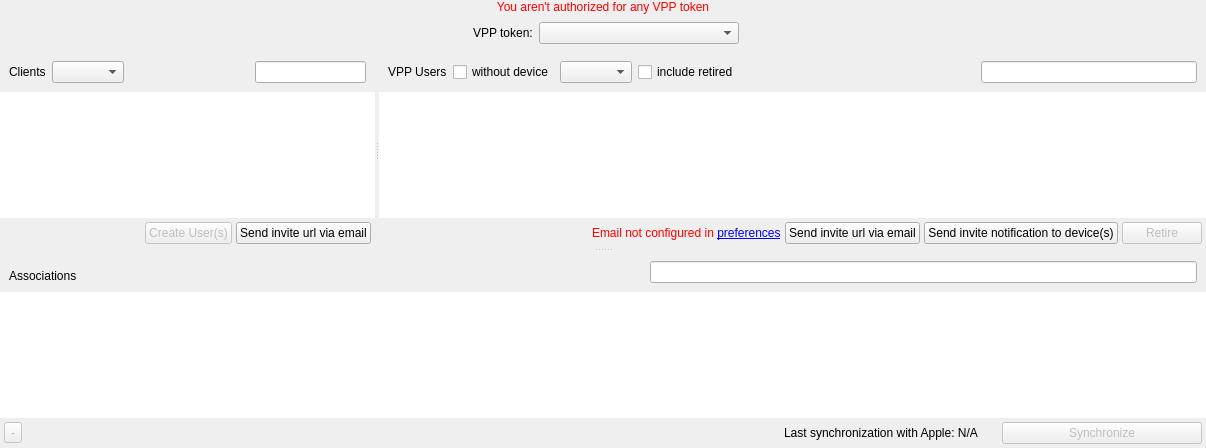
<?xml version="1.0" encoding="UTF-8"?>
<ui version="4.0">
 <class>VPPUsersAssociations</class>
 <widget class="QDialog" name="VPPUsersAssociations">
  <property name="geometry">
   <rect>
    <x>0</x>
    <y>0</y>
    <width>1206</width>
    <height>448</height>
   </rect>
  </property>
  <property name="windowTitle">
   <string>VPP User Management</string>
  </property>
  <layout class="QVBoxLayout" name="verticalLayout">
   <property name="spacing">
    <number>0</number>
   </property>
   <property name="leftMargin">
    <number>0</number>
   </property>
   <property name="topMargin">
    <number>0</number>
   </property>
   <property name="rightMargin">
    <number>0</number>
   </property>
   <property name="bottomMargin">
    <number>0</number>
   </property>
   <item>
    <widget class="QWidget" name="dialog" native="true">
     <layout class="QVBoxLayout" name="verticalLayout_2">
      <property name="spacing">
       <number>0</number>
      </property>
      <property name="leftMargin">
       <number>0</number>
      </property>
      <property name="topMargin">
       <number>0</number>
      </property>
      <property name="rightMargin">
       <number>0</number>
      </property>
      <property name="bottomMargin">
       <number>0</number>
      </property>
      <item>
       <widget class="QLabel" name="notAuthorizedLabel">
        <property name="enabled">
         <bool>false</bool>
        </property>
        <property name="styleSheet">
         <string notr="true">color: red</string>
        </property>
        <property name="text">
         <string>You aren't authorized for any VPP token</string>
        </property>
        <property name="alignment">
         <set>Qt::AlignCenter</set>
        </property>
       </widget>
      </item>
      <item>
       <widget class="QWidget" name="VPPMainWidget" native="true">
        <layout class="QFormLayout" name="formLayout">
         <property name="fieldGrowthPolicy">
          <enum>QFormLayout::FieldsStayAtSizeHint</enum>
         </property>
         <property name="formAlignment">
          <set>Qt::AlignHCenter|Qt::AlignTop</set>
         </property>
         <property name="leftMargin">
          <number>0</number>
         </property>
         <property name="topMargin">
          <number>8</number>
         </property>
         <property name="rightMargin">
          <number>0</number>
         </property>
         <property name="bottomMargin">
          <number>8</number>
         </property>
         <item row="0" column="0">
          <widget class="QLabel" name="label_2">
           <property name="text">
            <string>VPP token:</string>
           </property>
          </widget>
         </item>
         <item row="0" column="1">
          <widget class="QComboBox" name="currentVPPToken">
           <property name="minimumSize">
            <size>
             <width>200</width>
             <height>0</height>
            </size>
           </property>
          </widget>
         </item>
        </layout>
       </widget>
      </item>
      <item>
       <widget class="PrettySplitter" name="splitter_2">
        <property name="orientation">
         <enum>Qt::Vertical</enum>
        </property>
        <widget class="PrettySplitter" name="splitter">
         <property name="orientation">
          <enum>Qt::Horizontal</enum>
         </property>
         <widget class="QWidget" name="clientsWidget" native="true">
          <layout class="QVBoxLayout" name="clientsVerticalLayout">
           <property name="spacing">
            <number>0</number>
           </property>
           <property name="leftMargin">
            <number>0</number>
           </property>
           <property name="topMargin">
            <number>0</number>
           </property>
           <property name="rightMargin">
            <number>0</number>
           </property>
           <property name="bottomMargin">
            <number>0</number>
           </property>
           <item>
            <widget class="ViewSearchHeader" name="header1" native="true">
             <layout class="QHBoxLayout" name="horizontalLayout_10">
              <item>
               <widget class="QLabel" name="clientsLabel">
                <property name="text">
                 <string>Clients</string>
                </property>
                <property name="alignment">
                 <set>Qt::AlignLeading|Qt::AlignLeft|Qt::AlignVCenter</set>
                </property>
               </widget>
              </item>
              <item>
               <widget class="QComboBox" name="clientsFilterCombo"/>
              </item>
              <item>
               <spacer name="horizontalSpacer_9">
                <property name="orientation">
                 <enum>Qt::Horizontal</enum>
                </property>
                <property name="sizeHint" stdset="0">
                 <size>
                  <width>40</width>
                  <height>20</height>
                 </size>
                </property>
               </spacer>
              </item>
              <item>
               <widget class="QLabel" name="clientsCount"/>
              </item>
              <item>
               <widget class="SearchLineEdit" name="clientsSearchLineEdit"/>
              </item>
             </layout>
            </widget>
           </item>
           <item>
            <widget class="StyledTreeView" name="clientsView">
             <property name="frameShape">
              <enum>QFrame::NoFrame</enum>
             </property>
             <property name="editTriggers">
              <set>QAbstractItemView::NoEditTriggers</set>
             </property>
             <property name="dragEnabled">
              <bool>true</bool>
             </property>
             <property name="dragDropMode">
              <enum>QAbstractItemView::DragDrop</enum>
             </property>
             <property name="alternatingRowColors">
              <bool>true</bool>
             </property>
             <property name="selectionMode">
              <enum>QAbstractItemView::ExtendedSelection</enum>
             </property>
             <property name="sortingEnabled">
              <bool>true</bool>
             </property>
            </widget>
           </item>
           <item>
            <layout class="QHBoxLayout" name="horizontalLayout_16">
             <property name="spacing">
              <number>4</number>
             </property>
             <property name="leftMargin">
              <number>4</number>
             </property>
             <property name="topMargin">
              <number>4</number>
             </property>
             <property name="rightMargin">
              <number>4</number>
             </property>
             <property name="bottomMargin">
              <number>4</number>
             </property>
             <item>
              <spacer name="horizontalSpacer_15">
               <property name="orientation">
                <enum>Qt::Horizontal</enum>
               </property>
               <property name="sizeHint" stdset="0">
                <size>
                 <width>40</width>
                 <height>20</height>
                </size>
               </property>
              </spacer>
             </item>
             <item>
              <widget class="CircularProgressIndicator" name="sendInviteCircularToVPPUsers" native="true"/>
             </item>
             <item>
              <widget class="QPushButton" name="createUsersForDevices">
               <property name="enabled">
                <bool>false</bool>
               </property>
               <property name="text">
                <string>Create User(s)</string>
               </property>
              </widget>
             </item>
             <item>
              <widget class="QPushButton" name="sendInviteUrlToVPPUsers">
               <property name="text">
                <string>Send invite url via email</string>
               </property>
              </widget>
             </item>
            </layout>
           </item>
          </layout>
         </widget>
         <widget class="QWidget" name="vppUsersWidget" native="true">
          <layout class="QVBoxLayout" name="imagesVerticalLayout">
           <property name="spacing">
            <number>0</number>
           </property>
           <property name="leftMargin">
            <number>0</number>
           </property>
           <property name="topMargin">
            <number>0</number>
           </property>
           <property name="rightMargin">
            <number>0</number>
           </property>
           <property name="bottomMargin">
            <number>0</number>
           </property>
           <item>
            <widget class="ViewSearchHeader" name="userSearchHeader" native="true">
             <layout class="QHBoxLayout" name="horizontalLayout_13">
              <item>
               <widget class="QLabel" name="usersLbl">
                <property name="text">
                 <string>VPP Users</string>
                </property>
                <property name="alignment">
                 <set>Qt::AlignLeading|Qt::AlignLeft|Qt::AlignVCenter</set>
                </property>
               </widget>
              </item>
              <item>
               <widget class="QCheckBox" name="usersNotAssociatedFilter">
                <property name="text">
                 <string>without device</string>
                </property>
               </widget>
              </item>
              <item>
               <widget class="QComboBox" name="vppUserType"/>
              </item>
              <item>
               <widget class="QCheckBox" name="vppIncludeRetired">
                <property name="text">
                 <string>include retired</string>
                </property>
               </widget>
              </item>
              <item>
               <spacer name="horizontalSpacer_12">
                <property name="orientation">
                 <enum>Qt::Horizontal</enum>
                </property>
                <property name="sizeHint" stdset="0">
                 <size>
                  <width>40</width>
                  <height>20</height>
                 </size>
                </property>
               </spacer>
              </item>
              <item>
               <widget class="QLabel" name="userCount"/>
              </item>
              <item alignment="Qt::AlignHCenter|Qt::AlignVCenter">
               <widget class="CircularProgressIndicator" name="userProgressIndicator" native="true"/>
              </item>
              <item>
               <widget class="SearchLineEdit" name="userSearchLineEdit"/>
              </item>
             </layout>
            </widget>
           </item>
           <item>
            <widget class="StyledTreeView" name="userView">
             <property name="frameShape">
              <enum>QFrame::NoFrame</enum>
             </property>
             <property name="editTriggers">
              <set>QAbstractItemView::DoubleClicked|QAbstractItemView::EditKeyPressed|QAbstractItemView::SelectedClicked</set>
             </property>
             <property name="dragEnabled">
              <bool>true</bool>
             </property>
             <property name="dragDropMode">
              <enum>QAbstractItemView::DragDrop</enum>
             </property>
             <property name="alternatingRowColors">
              <bool>true</bool>
             </property>
             <property name="selectionMode">
              <enum>QAbstractItemView::SingleSelection</enum>
             </property>
             <property name="sortingEnabled">
              <bool>true</bool>
             </property>
            </widget>
           </item>
           <item>
            <layout class="QHBoxLayout" name="horizontalLayout_14">
             <property name="spacing">
              <number>4</number>
             </property>
             <property name="leftMargin">
              <number>4</number>
             </property>
             <property name="topMargin">
              <number>4</number>
             </property>
             <property name="rightMargin">
              <number>4</number>
             </property>
             <property name="bottomMargin">
              <number>4</number>
             </property>
             <item>
              <spacer name="horizontalSpacer_13">
               <property name="orientation">
                <enum>Qt::Horizontal</enum>
               </property>
               <property name="sizeHint" stdset="0">
                <size>
                 <width>40</width>
                 <height>20</height>
                </size>
               </property>
              </spacer>
             </item>
             <item>
              <widget class="CircularProgressIndicator" name="sendInviteCircular" native="true"/>
             </item>
             <item>
              <widget class="QLabel" name="emailNotConfigured">
               <property name="palette">
                <palette>
                 <active>
                  <colorrole role="WindowText">
                   <brush brushstyle="SolidPattern">
                    <color alpha="255">
                     <red>255</red>
                     <green>0</green>
                     <blue>0</blue>
                    </color>
                   </brush>
                  </colorrole>
                 </active>
                 <inactive>
                  <colorrole role="WindowText">
                   <brush brushstyle="SolidPattern">
                    <color alpha="255">
                     <red>255</red>
                     <green>0</green>
                     <blue>0</blue>
                    </color>
                   </brush>
                  </colorrole>
                 </inactive>
                 <disabled>
                  <colorrole role="WindowText">
                   <brush brushstyle="SolidPattern">
                    <color alpha="255">
                     <red>69</red>
                     <green>69</green>
                     <blue>69</blue>
                    </color>
                   </brush>
                  </colorrole>
                 </disabled>
                </palette>
               </property>
               <property name="text">
                <string>Email not configured in &lt;a href=&quot;#&quot;&gt;preferences&lt;/a&gt;</string>
               </property>
               <property name="textFormat">
                <enum>Qt::RichText</enum>
               </property>
              </widget>
             </item>
             <item>
              <widget class="QPushButton" name="sendInviteUrl">
               <property name="text">
                <string>Send invite url via email</string>
               </property>
              </widget>
             </item>
             <item>
              <widget class="QPushButton" name="sendInviteToDevice">
               <property name="text">
                <string>Send invite notification to device(s)</string>
               </property>
              </widget>
             </item>
             <item>
              <widget class="QPushButton" name="retireButton">
               <property name="enabled">
                <bool>false</bool>
               </property>
               <property name="text">
                <string>Retire</string>
               </property>
              </widget>
             </item>
            </layout>
           </item>
          </layout>
         </widget>
        </widget>
        <widget class="QWidget" name="osxMappingsWidget" native="true">
         <layout class="QVBoxLayout" name="mappingsVerticalLayout">
          <property name="spacing">
           <number>0</number>
          </property>
          <property name="leftMargin">
           <number>0</number>
          </property>
          <property name="topMargin">
           <number>0</number>
          </property>
          <property name="rightMargin">
           <number>0</number>
          </property>
          <property name="bottomMargin">
           <number>0</number>
          </property>
          <item>
           <widget class="ViewSearchHeader" name="associationsSearchHeader" native="true">
            <layout class="QHBoxLayout" name="horizontalLayout_15">
             <item>
              <widget class="QLabel" name="associationsLbl">
               <property name="text">
                <string>Associations</string>
               </property>
               <property name="alignment">
                <set>Qt::AlignBottom|Qt::AlignLeading|Qt::AlignLeft</set>
               </property>
              </widget>
             </item>
             <item>
              <spacer name="horizontalSpacer_14">
               <property name="orientation">
                <enum>Qt::Horizontal</enum>
               </property>
               <property name="sizeHint" stdset="0">
                <size>
                 <width>40</width>
                 <height>20</height>
                </size>
               </property>
              </spacer>
             </item>
             <item>
              <widget class="QLabel" name="associationsCountLbl"/>
             </item>
             <item alignment="Qt::AlignHCenter|Qt::AlignVCenter">
              <widget class="CircularProgressIndicator" name="associationProgressIndicator" native="true"/>
             </item>
             <item>
              <widget class="SearchLineEdit" name="associationsSearchLineEdit"/>
             </item>
            </layout>
           </widget>
          </item>
          <item>
           <widget class="StyledTreeView" name="associations">
            <property name="frameShape">
             <enum>QFrame::NoFrame</enum>
            </property>
            <property name="editTriggers">
             <set>QAbstractItemView::NoEditTriggers</set>
            </property>
            <property name="alternatingRowColors">
             <bool>true</bool>
            </property>
            <property name="selectionMode">
             <enum>QAbstractItemView::ExtendedSelection</enum>
            </property>
            <property name="sortingEnabled">
             <bool>true</bool>
            </property>
           </widget>
          </item>
          <item>
           <layout class="QHBoxLayout" name="horizontalLayout_9">
            <property name="spacing">
             <number>4</number>
            </property>
            <property name="leftMargin">
             <number>4</number>
            </property>
            <property name="topMargin">
             <number>4</number>
            </property>
            <property name="rightMargin">
             <number>4</number>
            </property>
            <property name="bottomMargin">
             <number>4</number>
            </property>
            <item>
             <widget class="QToolButton" name="removeAssociations">
              <property name="enabled">
               <bool>false</bool>
              </property>
              <property name="text">
               <string>-</string>
              </property>
             </widget>
            </item>
            <item>
             <spacer name="horizontalSpacer_8">
              <property name="orientation">
               <enum>Qt::Horizontal</enum>
              </property>
              <property name="sizeHint" stdset="0">
               <size>
                <width>40</width>
                <height>20</height>
               </size>
              </property>
             </spacer>
            </item>
            <item>
             <widget class="QLabel" name="lastSyncWithApple">
              <property name="text">
               <string>Last synchronization with Apple: N/A</string>
              </property>
             </widget>
            </item>
            <item>
             <widget class="CircularProgressIndicator" name="syncAppleCirc" native="true">
              <property name="minimumSize">
               <size>
                <width>16</width>
                <height>16</height>
               </size>
              </property>
             </widget>
            </item>
            <item>
             <widget class="QPushButton" name="syncVPPNow">
              <property name="enabled">
               <bool>false</bool>
              </property>
              <property name="minimumSize">
               <size>
                <width>200</width>
                <height>0</height>
               </size>
              </property>
              <property name="text">
               <string>Synchronize</string>
              </property>
             </widget>
            </item>
           </layout>
          </item>
         </layout>
        </widget>
       </widget>
      </item>
     </layout>
    </widget>
   </item>
  </layout>
 </widget>
 <customwidgets>
  <customwidget>
   <class>PrettySplitter</class>
   <extends>QSplitter</extends>
   <header>FileWaveGuiLib/prettysplitter/prettysplitter.h</header>
   <container>1</container>
  </customwidget>
  <customwidget>
   <class>StyledTreeView</class>
   <extends>QTreeView</extends>
   <header>FileWaveGuiLib/styledviews/styledtreeview.h</header>
  </customwidget>
  <customwidget>
   <class>SearchLineEdit</class>
   <extends>QLineEdit</extends>
   <header>FileWaveGuiLib/searchlineedit/searchlineedit.h</header>
  </customwidget>
  <customwidget>
   <class>ViewSearchHeader</class>
   <extends>QWidget</extends>
   <header>FileWaveGuiLib/searchheader/ViewSearchHeader.h</header>
   <container>1</container>
  </customwidget>
  <customwidget>
   <class>CircularProgressIndicator</class>
   <extends>QWidget</extends>
   <header>FileWaveGuiLib/circularprogressindicator.h</header>
   <container>1</container>
  </customwidget>
 </customwidgets>
 <resources/>
 <connections/>
</ui>
